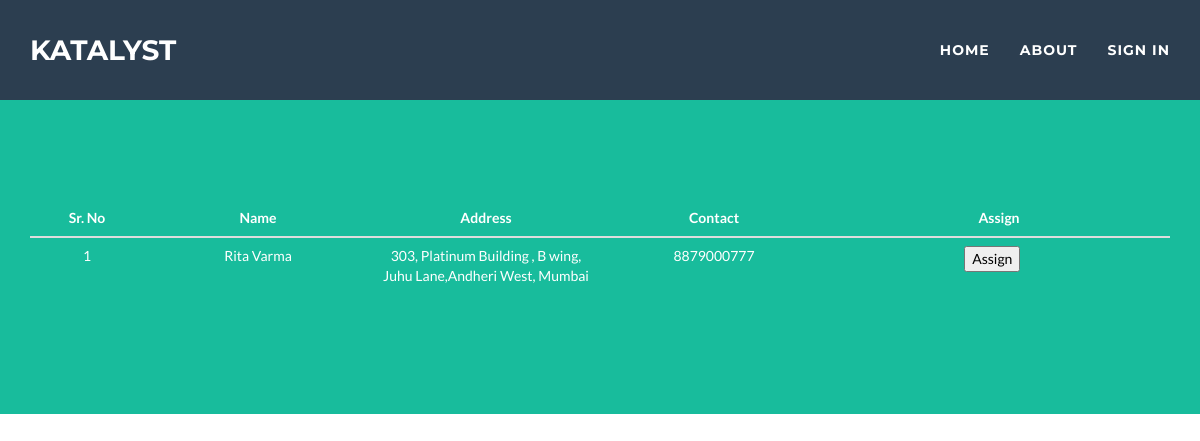
The page /dev.home.com/startbootstrap-freelancer-1.1.0/mentor_map.php?mentor_id=3 on the database its author committed.
### tables this page shows
CREATE TABLE IF NOT EXISTS `mentor_basic` (
  `mtr_id` int(11) NOT NULL AUTO_INCREMENT,
  `mtr_email` varchar(50) NOT NULL,
  `mtr_pass` varchar(40) NOT NULL,
  `mtr_name` varchar(50) NOT NULL,
  `mtr_contact` varchar(20) NOT NULL,
  `mtr_address` varchar(120) NOT NULL,
  `mtr_sex` enum('Male','Female') NOT NULL,
  `mtr_dob` date NOT NULL,
  `mtr_resno` varchar(15) NOT NULL,
  `mtr_HighAcadQual` varchar(20) NOT NULL,
  `mtr_currentcom` varchar(40) NOT NULL,
  `mtr_workex` int(3) NOT NULL,
  `mtr_status` int(11) DEFAULT NULL,
  PRIMARY KEY (`mtr_id`)
);

### dev.home.com/startbootstrap-freelancer-1.1.0/mentor_map.php (the view, shortened to what this page needs)
<?php
require 'databasecheck.php';
?>
<?php
 $mid=$_GET['mentor_id'];
 $mid = explode(',',$mid);
 ?>
<!DOCTYPE html>
<html lang="en">
<head>
    <link href="vendor/bootstrap/css/bootstrap.min.css" rel="stylesheet">
    <link href="css/freelancer.min.css" rel="stylesheet">
    <link href="vendor/font-awesome/css/font-awesome.min.css" rel="stylesheet" type="text/css">
</head>
<body id="page-top" class="index">
    <nav id="mainNav" class="navbar navbar-default navbar-fixed-top navbar-custom">
        <div class="container">
            <div class="navbar-header page-scroll">
                <a class="navbar-brand" href="#page-top">Katalyst</a>
            </div>
            <div class="collapse navbar-collapse" id="bs-example-navbar-collapse-1">
                <ul class="nav navbar-nav navbar-right">
                    <li class="page-scroll">
                        <a href="home.html">HOME</a>
                    </li>
                    <li class="page-scroll">
                        <a href="#about">ABOUT</a>
                    </li>
                    <li class="page-scroll">
                        <a href="userlog.html">SIGN IN</a>
                    </li>
                </ul>
            </div>
        </div>
    </nav>
<body>
  <header>
  <div class="container">
  <table class="table">
    <thead>
      <tr>
    <th><center>Sr. No</center></th>
        <th><center>Name</center></th>
    <th><center>Address</center></th>
    <th><center>Contact</center></th>
        <th><center>Assign</center></th>
      </tr>
      <tr>
      <?php
      $i=1;
      foreach($mid as $value)
      {
        $res=mysqli_query($con,"Select * from mentor_basic where mtr_id='$value'");
        $row=mysqli_fetch_row($res);
        echo ' <tr>
     <td style="width:10%"><center>'.$i.'</center></td>
        <td style="width:20%"><center>'.$row[3].'</center></td>
    <td style="width:20%"><center>'.$row[5].'</center></td>
    <td style="width:20%"><center>'.$row[4].'</center></td>
        <td style="width:30%"><center>
    <form action="#" method="post">
    <input type="hidden" value="'.$row[3].'" name="name">
    <input type="submit" name="accept" value="Assign" style="color:black">&nbsp;&nbsp;&nbsp;&nbsp;&nbsp;
    </tr>';
      $i++;
      }
      ?>
    </thead>
</header>
</body>
</html>

### rows shown on the page
mentor_basic: mtr_name "Rita Varma", mtr_address "303, Platinum Building , B wing, Juhu Lane,Andheri West, Mumbai", mtr_contact "8879000777"
